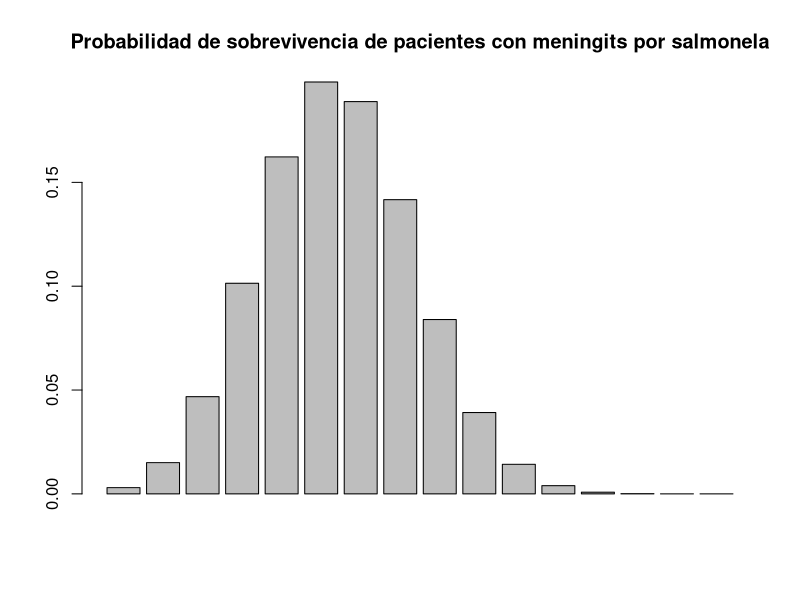
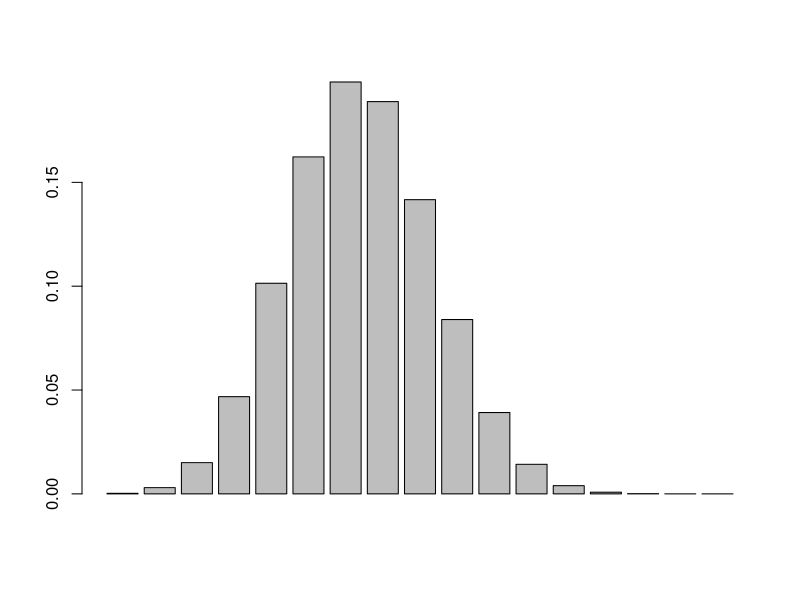
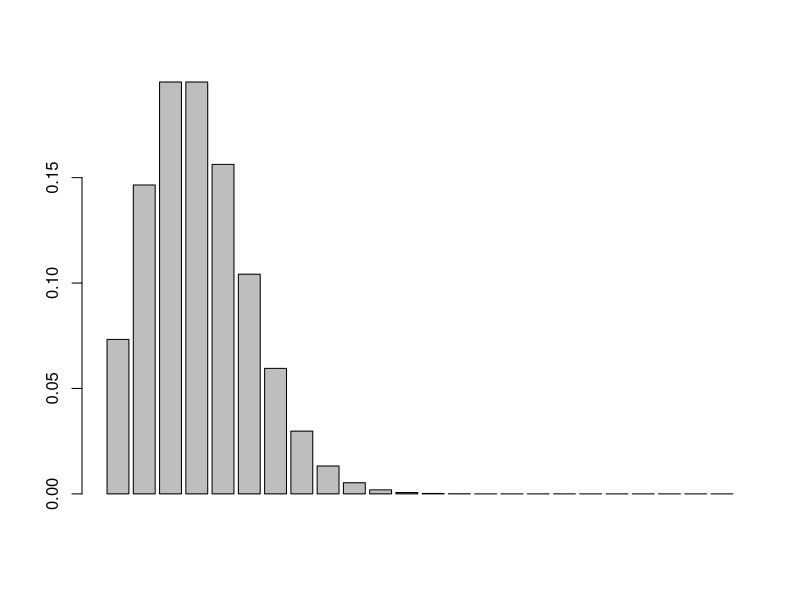
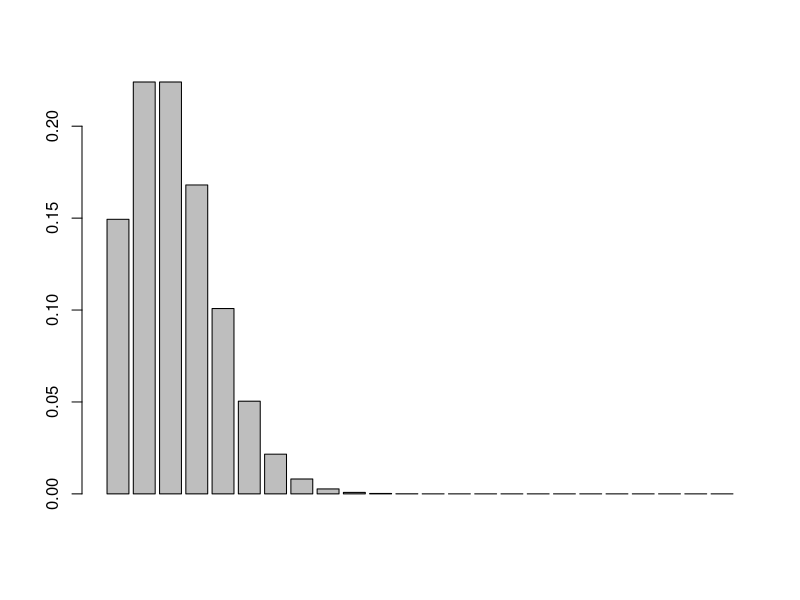
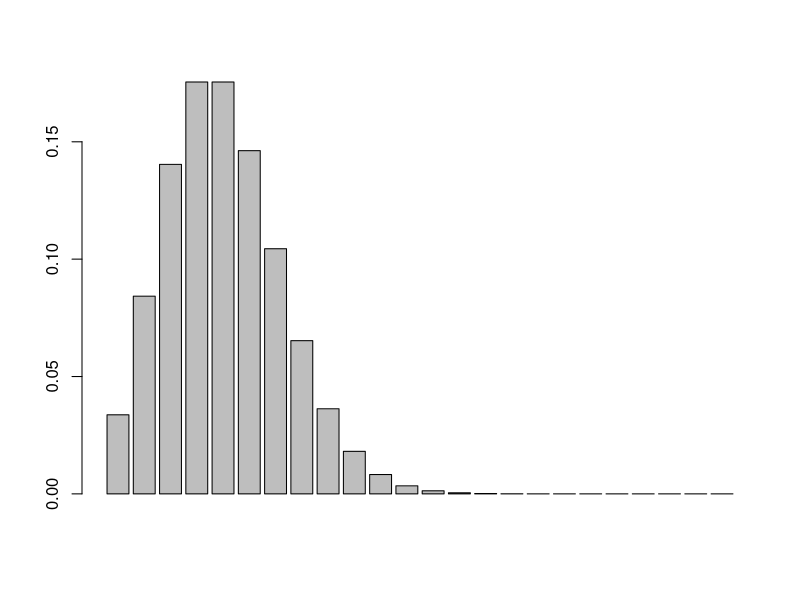
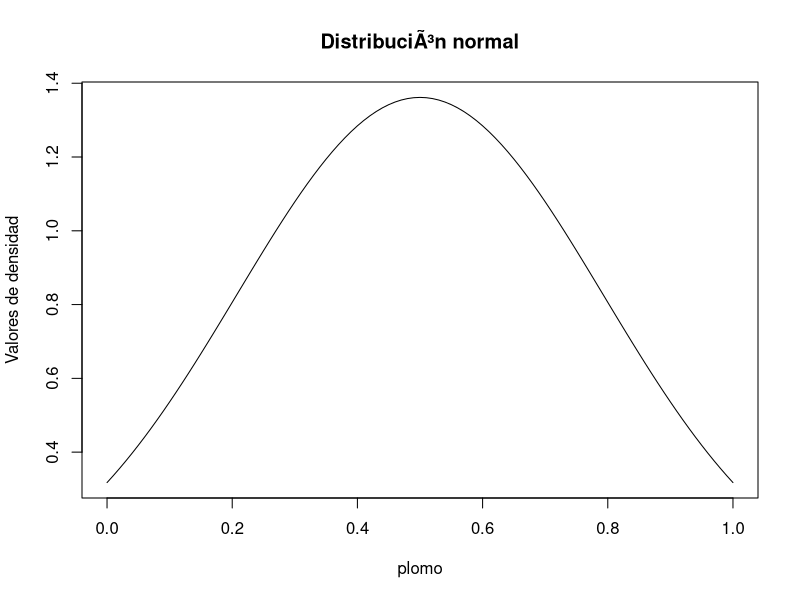

These figures' R source, in order:
xbinomial <- 1:16
xbinomial
dbinomial <- dbinom(xbinomial, 16, 0.4)
dbinomial
barplot(dbinomial, main = "Probabilidad de sobrevivencia de pacientes con meningits por salmonela")
n=16; 
p=0.40; 
x=0:n;
x
prob <- dbinom(x,n,p);
prob
barplot(prob)

qbinom(prob,n,p)

pbinom(x,n,p)

#distribuciÃ³n de poisson

xpoisson = 1:24
lambda = 4
distpoison <- dpois(xpoisson, lambda)
distpoison
barplot(distpoison)

xpoisson = 1:24
lambda = 3
distpoison <- dpois(xpoisson, lambda)
distpoison
barplot(distpoison)

xpoisson = 1:24
lambda = 5
distpoison <- dpois(xpoisson, lambda)
distpoison
barplot(distpoison)



#desviacion normal
x = seq(0, 1, by = 0.01)
x
media <- mean(x)
media
desviacion <- sd(x)
desviacion

valores <- dnorm(x, media, desviacion)
valores
#grafica
plot(x, valores, type="l", main="DistribuciÃ³n normal", xlab="plomo", ylab="Valores de densidad")
?dnorm
#inciso 3
pnorm(0.6,0.25,0.11)

#inciso 4
pnorm(0.15,0.25,0.11)


